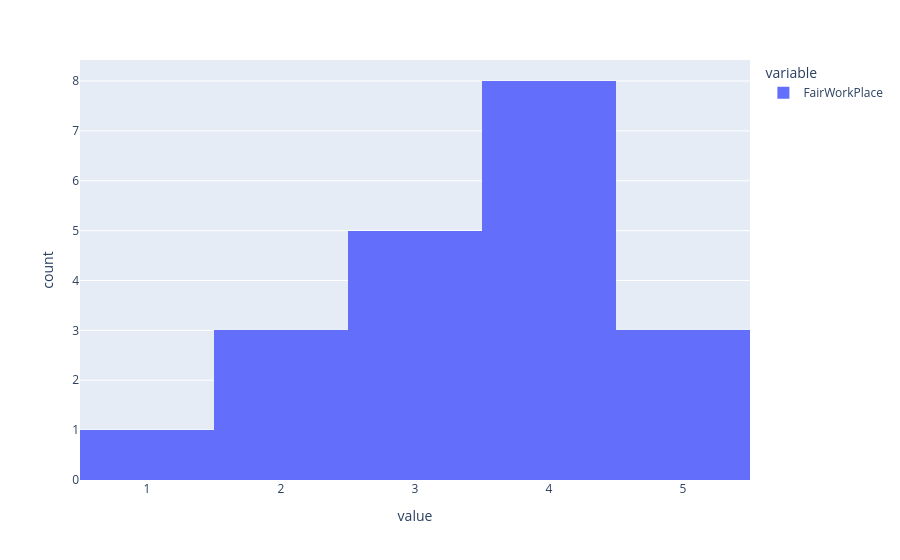

The cell this chart's notebook holds for it:
### Markdown cell above
The result is 'Mostly fair' even though half of the people said 'Very unfair' and the other half 'Very fair'. Do you think that this is a *fair* interpretation?

However, this type of bipolar distribution is unusual. Let's check the shape of our actual data...

### Code cell
fig = px.histogram(df['FairWorkPlace'])
fig.show()

### Figure 1 — Plotly figure (JSON) as saved in the notebook; plotly's stock layout.template omitted (floating-point values rounded to 4 significant figures)
{"data": [{"bingroup": "x", "hovertemplate": "variable=FairWorkPlace<br>value=%{x}<br>count=%{y}<extra></extra>", "legendgroup": "FairWorkPlace", "marker": {"color": "#636efa", "pattern": {"shape": ""}}, "name": "FairWorkPlace", "orientation": "v", "showlegend": true, "type": "histogram", "x": [3, 2, 2, 1, 2, 3, 3, 4, 4, 4, 4, 3, 4, 3, 4, 4, 5, 4, 5, 5], "xaxis": "x", "yaxis": "y"}], "layout": {"barmode": "relative", "legend": {"title": {"text": "variable"}, "tracegroupgap": 0}, "margin": {"t": 60}, "xaxis": {"anchor": "y", "domain": [0, 1], "title": {"text": "value"}}, "yaxis": {"anchor": "x", "domain": [0, 1], "title": {"text": "count"}}}}
